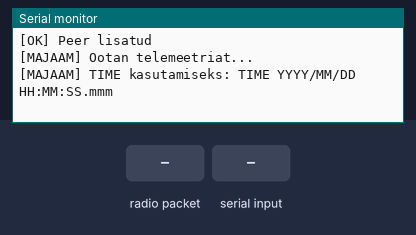
Bench run of a sketch on a simulated ESP32. Parts: the last lines printed to the serial monitor. The inputs (shaded band) are chosen by the test bench.

Above: at 1.3 s.
1.4 s: radio packet "TIME" arrives
At 2.0 s:
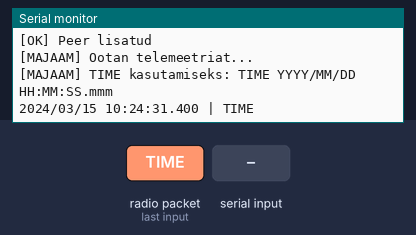
2.9 s: "TIME 1\n" received over Serial
At 4.1 s:
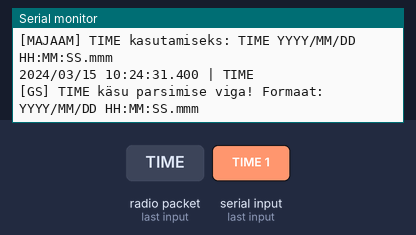
4.4 s: radio packet "START" arrives
At 5.4 s:
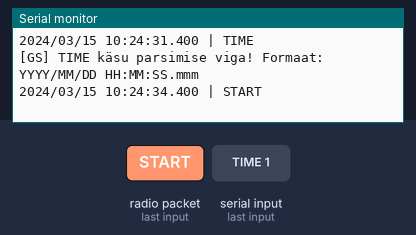
5.9 s: "START 1\n" received over Serial
At 6.6 s:
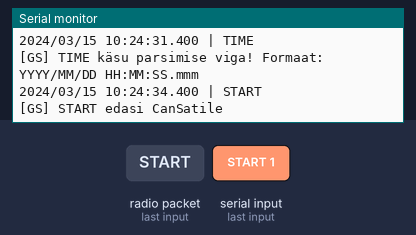
7.4 s: radio packet "START_ALT" arrives
At 7.7 s:
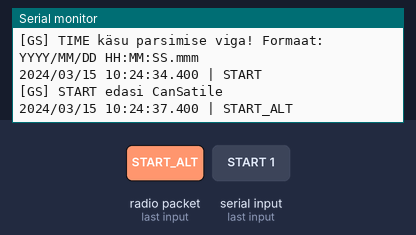
8.9 s: "START_ALT\n" received over Serial
At 10.1 s:
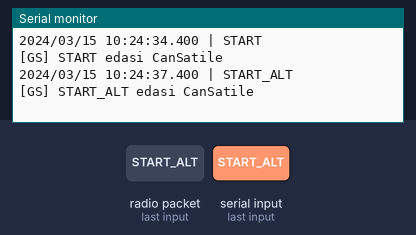

The sketch:

maajaam_final_2026.ino
```cpp
// =======================================================
// MAJAAM 2026 – Minimal receiver + GS timestamp + TIME/START/START_ALT forward
// ESP32 Arduino core 3.3.7 (IDF5) – uued ESP-NOW callbackid
// =======================================================

#include <Arduino.h>
#include <WiFi.h>
#include <esp_now.h>
#include <esp_wifi.h>
#include <esp_timer.h>
#include <time.h>
#include <sys/time.h>

// ---- CanSati STA MAC (PANE ÕIGE!) ----
uint8_t CANSAT_MAC[6] = {0xD4, 0x8C, 0x49, 0xCA, 0x29, 0x40};  // <-- MUUDA VASTAVAKS

// ---- WiFi kanal (sama mis CanSat) ----
#define WIFI_CH 1

// -------------------------------------------------------
// Abifunktsioon: kas RTC tundub seatud?
// -------------------------------------------------------
static bool rtcLooksValid() {
  struct timeval tv; gettimeofday(&tv, nullptr);
  return (tv.tv_sec > 978307200); // >2001‑01‑01
}

// -------------------------------------------------------
// GS timestamp string
// -------------------------------------------------------
static void gsTimestamp(char* out, size_t n) {
  if (rtcLooksValid()) {
    struct timeval tv; gettimeofday(&tv, nullptr);
    time_t sec = tv.tv_sec;
    int ms = tv.tv_usec / 1000;
    struct tm tmv; localtime_r(&sec, &tmv);
    snprintf(out, n, "%04d/%02d/%02d %02d:%02d:%02d.%03d",
             tmv.tm_year + 1900, tmv.tm_mon + 1, tmv.tm_mday,
             tmv.tm_hour, tmv.tm_min, tmv.tm_sec, ms);
  } else {
    uint64_t ms = esp_timer_get_time() / 1000ULL;
    snprintf(out, n, "T+%llu ms", (unsigned long long)ms);
  }
}

// -------------------------------------------------------
// Serial realugemine
// -------------------------------------------------------
String readLine() {
  static String buf;
  while (Serial.available()) {
    char c = Serial.read();
    if (c == '\r') continue;
    if (c == '\n') { String out = buf; buf = ""; return out; }
    buf += c;
  }
  return "";
}

// -------------------------------------------------------
// RTC seadmine parsimisega
// -------------------------------------------------------
bool parseAndSetRTC(const char* s) {
  int Y,M,D,h,m,sc,ms=0;
  int n = sscanf(s, "%d/%d/%d %d:%d:%d.%d", &Y,&M,&D,&h,&m,&sc,&ms);
  if (n < 6) return false;

  struct tm tmv = {};
  tmv.tm_year = Y - 1900;
  tmv.tm_mon  = M - 1;
  tmv.tm_mday = D;
  tmv.tm_hour = h;
  tmv.tm_min  = m;
  tmv.tm_sec  = sc;

  time_t t = mktime(&tmv);
  if (t <= 0) return false;

  struct timeval tv;
  tv.tv_sec  = t;
  tv.tv_usec = ms * 1000;
  settimeofday(&tv, nullptr);
  return true;
}

// -------------------------------------------------------
// ESP-NOW edastuse abi
// -------------------------------------------------------
static void sendToCanSat(const char* s) {
  if (!s) return;
  esp_err_t err = esp_now_send(CANSAT_MAC, (const uint8_t*)s, strlen(s));
  if (err != ESP_OK) {
    Serial.print("[GS] ESP-NOW send viga: "); Serial.println((int)err);
  }
}

// -------------------------------------------------------
// ESP-NOW: CanSat -> GS (vastuvõtt)
// -------------------------------------------------------
void onNowRecv(const esp_now_recv_info_t *info,
               const uint8_t *data,
               int len)
{
  char ts[40];
  gsTimestamp(ts, sizeof(ts));

  Serial.print(ts);
  Serial.print(" | ");
  if (len > 0 && data) Serial.write(data, len);

  // Kui CanSati rida ei lõppe \n, lisa see
  if (len == 0 || data[len - 1] != '\n')
    Serial.println();
}

// -------------------------------------------------------
// ESP-NOW: saatmise staatus (valikuline logi)
// -------------------------------------------------------
void onNowSent(const wifi_tx_info_t *info, esp_now_send_status_t status) {
  // Serial.println(status == ESP_NOW_SEND_SUCCESS ? "[GS] TX OK" : "[GS] TX FAIL");
  (void)info; (void)status;
}

// -------------------------------------------------------
// Serial käsud: TIME, START, START_ALT -> forward CanSatile
// -------------------------------------------------------
void handleSerial() {
  String L = readLine();
  if (L.length() == 0) return;

  L.trim();
  String cmd = L;
  String arg = "";

  int sp = L.indexOf(' ');
  if (sp > 0) {
    cmd = L.substring(0, sp);
    arg = L.substring(sp + 1);
  }
  cmd.toUpperCase();

  if (cmd == "TIME") {
    if (parseAndSetRTC(arg.c_str())) {
      Serial.print("[GS] RTC seatud -> "); Serial.println(arg);

      // Saadame TIME CanSat'ile kujul: "TIME,YYYY/MM/DD HH:MM:SS.mmm"
      char buf[96];
      snprintf(buf, sizeof(buf), "TIME,%s", arg.c_str());
      sendToCanSat(buf);
      Serial.println("[GS] TIME edasi CanSatile");
    } else {
      Serial.println("[GS] TIME käsu parsimise viga! Formaat: YYYY/MM/DD HH:MM:SS.mmm");
    }
    return;
  }

  if (cmd == "START") {
    sendToCanSat("START");
    Serial.println("[GS] START edasi CanSatile");
    return;
  }

  if (cmd == "START_ALT") {
    sendToCanSat("START_ALT");
    Serial.println("[GS] START_ALT edasi CanSatile");
    return;
  }

  Serial.println("[GS] Käsud: TIME YYYY/MM/DD HH:MM:SS.mmm | START | START_ALT");
}

// -------------------------------------------------------
// SETUP
// -------------------------------------------------------
void setup() {
  Serial.begin(115200);
  delay(150);

  Serial.println("\n[MAJAAM] Vastuvõtja + GS timestamp + TIME/START forward");

  // Ajavöönd (Eesti)
  setenv("TZ","EET-2EEST,M3.5.0/3,M10.5.0/4",1);
  tzset();

  // WiFi STA + kanal
  WiFi.mode(WIFI_STA);
  esp_wifi_set_channel(WIFI_CH, WIFI_SECOND_CHAN_NONE);

  // ESP-NOW init
  if (esp_now_init() != ESP_OK) {
    Serial.println("[ERR] ESP-NOW init FAIL");
    return;
  }

  esp_now_register_recv_cb(onNowRecv);
  esp_now_register_send_cb(onNowSent);

  // Lisa CanSat peer (obligatoorne, et saaks saata)
  esp_now_peer_info_t peer = {};
  memcpy(peer.peer_addr, CANSAT_MAC, 6);
  peer.channel = WIFI_CH;
  peer.encrypt = false;
  peer.ifidx = WIFI_IF_STA;

  if (esp_now_add_peer(&peer) == ESP_OK)
    Serial.println("[OK] Peer lisatud");
  else
    Serial.println("[ERR] Peer lisamine ebaõnnestus");

  Serial.println("[MAJAAM] Ootan telemeetriat...");
  Serial.println("[MAJAAM] TIME kasutamiseks: TIME YYYY/MM/DD HH:MM:SS.mmm");
}

// -------------------------------------------------------
// LOOP
// -------------------------------------------------------
void loop() {
  handleSerial();
}
```

Measured:
- after the input at 1.4 s, the serial monitor: prints a new line at once (image 1)
- after the input at 2.9 s, the serial monitor: prints a new line at once (image 2)
- after the input at 4.4 s, the serial monitor: prints a new line at once (image 3)
- after the input at 5.9 s, the serial monitor: prints a new line at once (image 4)
- after the input at 7.4 s, the serial monitor: prints a new line at once (image 5)
- after the input at 8.9 s, the serial monitor: prints a new line at once (image 6)
